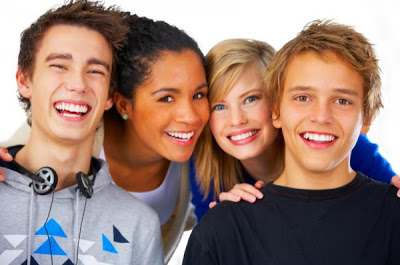
#> input picture Year 1/Computer Vision/Labs/lab1/img1.jpg, 400 x 265 px
$ jupyter execute --allow-errors lab1-schelet.ipynb
#> lines starting #> are read from the running program, lines starting #| are printed output that depends on the picture
# Computer vision

## Introduction to Computer vision using OpenCV

### Installing OpenCV

[cell 1]
import cv2 as cv # import
print("My OpenCV version is", cv.__version__) # check the version

### Loading and displaying an image

[cell 2]
bad_image = cv.imread('a_random_image.png') # trying to read an image that does not exist
print(bad_image) # OpenCV does not raise an error it returns None
#| None
print('Is image None?', bad_image is None)
#| Is image None? True

[cell 3]
image = cv.imread('img1.jpg')
#> image is the input picture: shape (265, 400, 3); mean B, G, R 117.9, 127.3, 153.6
print('Image shape is', image.shape)
#| Image shape is (265, 400, 3)

[cell 4]
cv.imshow('windowName', image)
cv.waitKey(0) # wait untill any keypress
cv.destroyAllWindows() # close the window

### Loading an image in the grayscale format

[cell 5]
grayscale_image = cv.imread('img1.jpg', cv.IMREAD_GRAYSCALE)
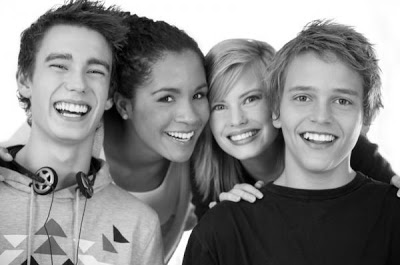
#> grayscale_image: shape (265, 400); min 0, max 255, mean 134.1
print('Grayscale image shape is', grayscale_image.shape)
#| Grayscale image shape is (265, 400)
cv.imshow('grayscale', grayscale_image)
cv.waitKey(0) # wait untill any keypress
cv.destroyAllWindows() # close the window

### Accessing individual pixels

[cell 6]
print('This is the first pixel:', image[0, 0])
#| This is the first pixel: [253 253 253]

### Array slicing and cropping

[cell 7]
face = image[30:150,35:110].copy() # cropping the first face in the image
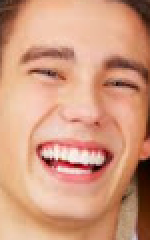
#> face: shape (120, 75, 3) (shown 2 times larger); mean B, G, R 126.9, 154.2, 209.2
cv.imshow('face', face)
cv.waitKey(0) # wait untill any keypress
cv.destroyAllWindows() # close the window

### Resizing  images

[cell 8]
resized = cv.resize(image, (100, 100))
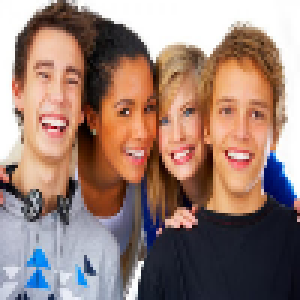
#> resized: shape (100, 100, 3) (shown 3 times larger); mean B, G, R 117.8, 127.2, 153.5
cv.imshow('resized image', resized)
cv.waitKey(0) # wait untill any keypress
cv.destroyAllWindows() # close the window

### Rotating an image

[cell 9]
h, w, _ = image.shape
#> h = 265; w = 400
center = (w // 2, h // 2)
#> center = (200, 132)
M = cv.getRotationMatrix2D(center, -45, 1.0)
rotated = cv.warpAffine(image, M, (w, h))
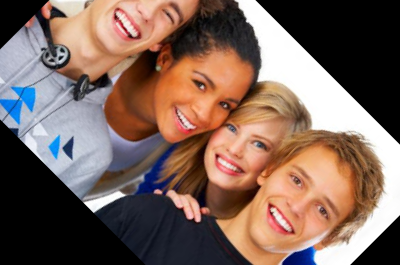
#> rotated: shape (265, 400, 3); mean B, G, R 91.1, 101, 125.1
cv.imshow('rotated image', rotated)
cv.waitKey(0) # wait untill any keypress
cv.destroyAllWindows() # close the window

$ run again, with Year 1/Computer Vision/Labs/lab1/teaser.jpg copied over Year 1/Computer Vision/Labs/lab1/img1.jpg
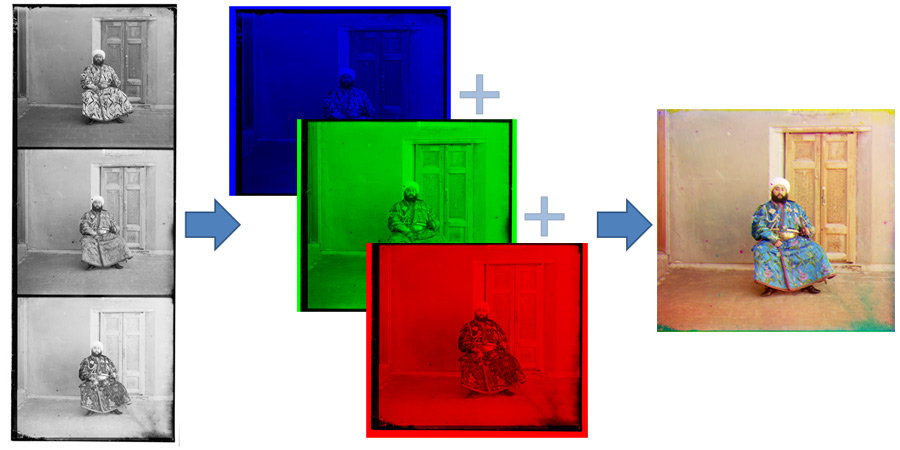
#> input picture Year 1/Computer Vision/Labs/lab1/teaser.jpg, 900 x 450 px
#| None
#| Is image None? True
#> image is the input picture: shape (450, 900, 3); mean B, G, R 163.7, 169.6, 180.5
#| Image shape is (450, 900, 3)
#| Grayscale image shape is (450, 900)
#| This is the first pixel: [255 255 255]
#> `resized = cv.resize(image, (100, 100))`:
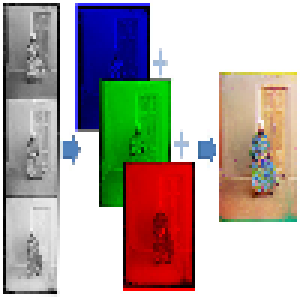
#> resized: shape (100, 100, 3) (shown 3 times larger); mean B, G, R 162.7, 168.7, 178.2
#> `rotated = cv.warpAffine(image, M, (w, h))`:
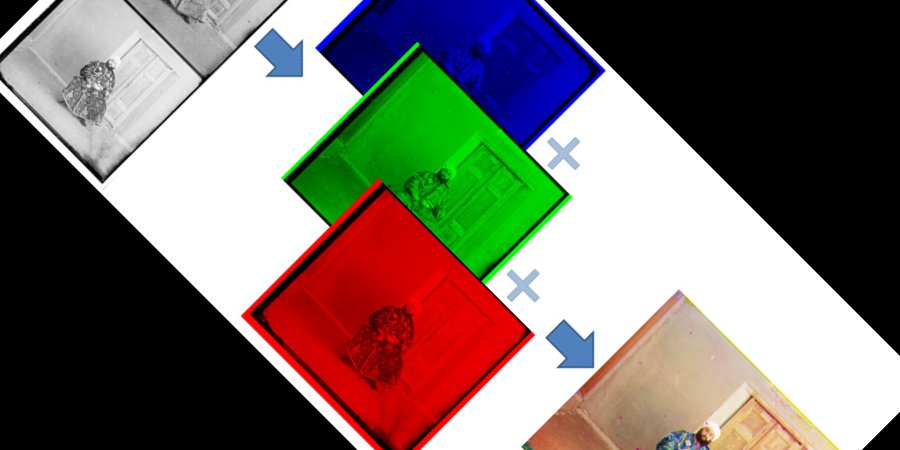
#> rotated: shape (450, 900, 3); mean B, G, R 105.9, 112.3, 121

$ run again, with Year 1/Computer Vision/Labs/lab1/computer_vision.png saved as Year 1/Computer Vision/Labs/lab1/img1.jpg
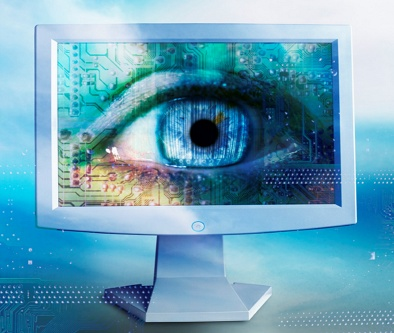
#> input picture Year 1/Computer Vision/Labs/lab1/computer_vision.png, 394 x 333 px
#| None
#| Is image None? True
#> image is the input picture: shape (333, 394, 3); mean B, G, R 183.3, 160.8, 105
#| Image shape is (333, 394, 3)
#| Grayscale image shape is (333, 394)
#| This is the first pixel: [239 224 185]
#> `resized = cv.resize(image, (100, 100))`:
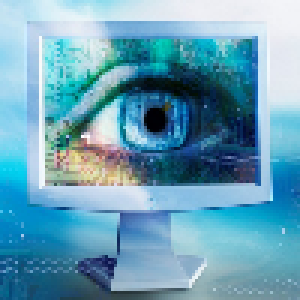
#> resized: shape (100, 100, 3) (shown 3 times larger); mean B, G, R 183.4, 160.8, 105
#> `rotated = cv.warpAffine(image, M, (w, h))`:
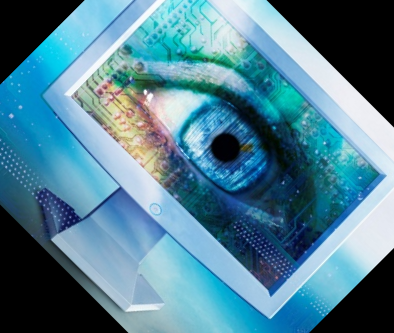
#> rotated: shape (333, 394, 3); mean B, G, R 146.5, 127.6, 80.7
